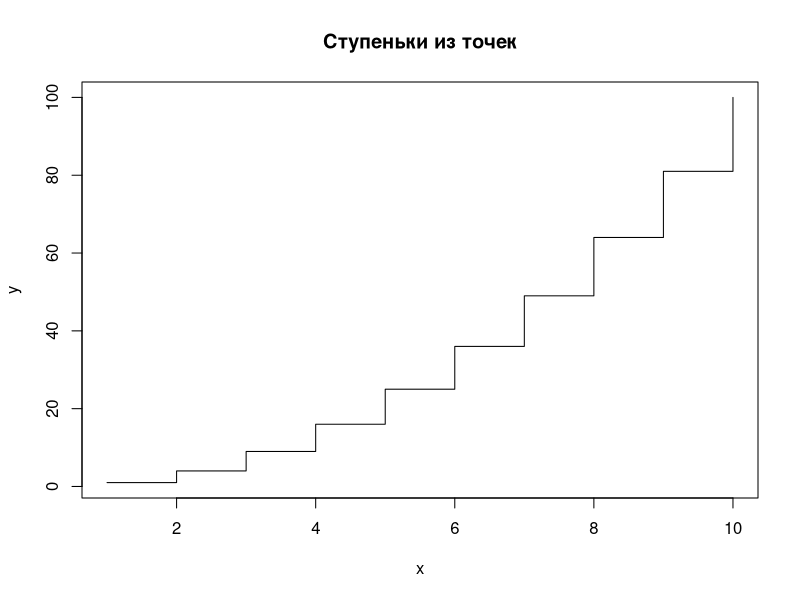
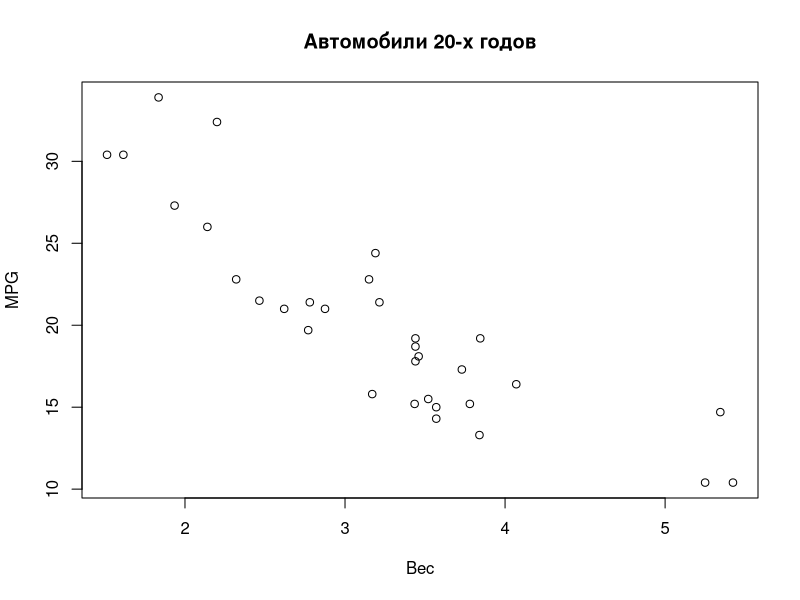
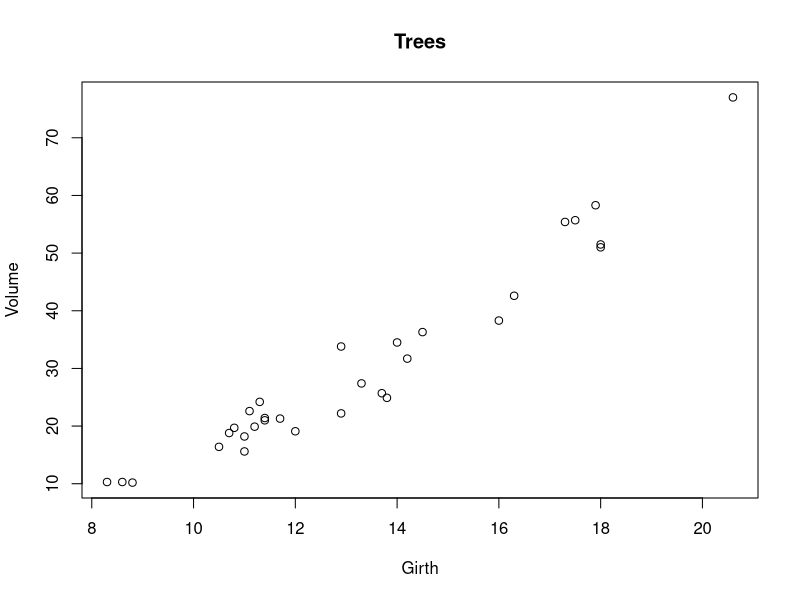
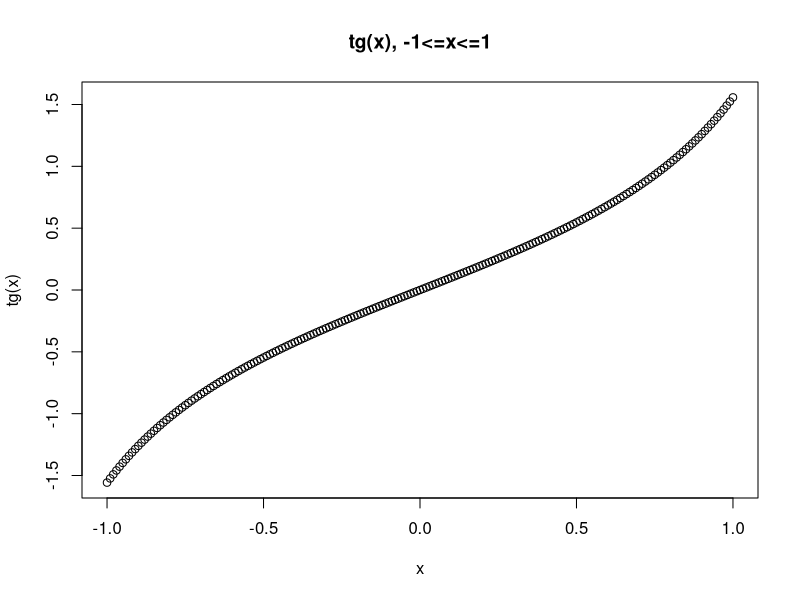
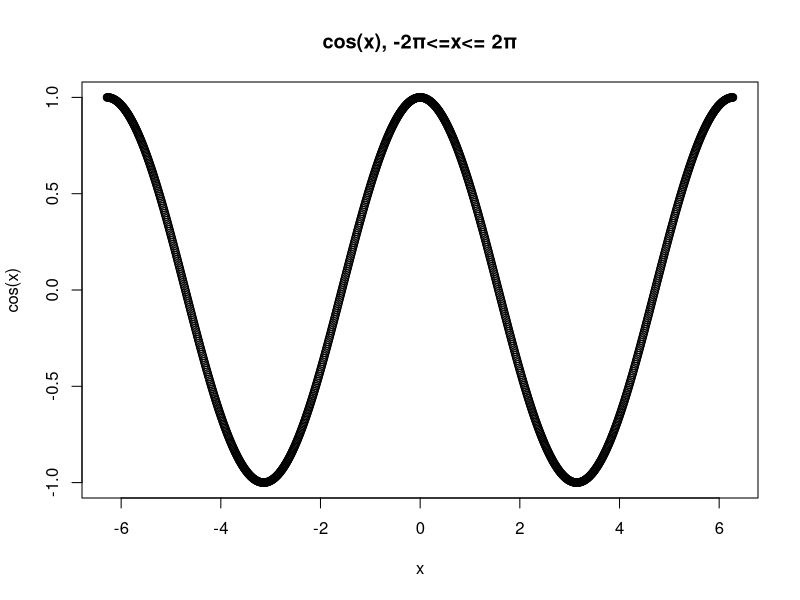
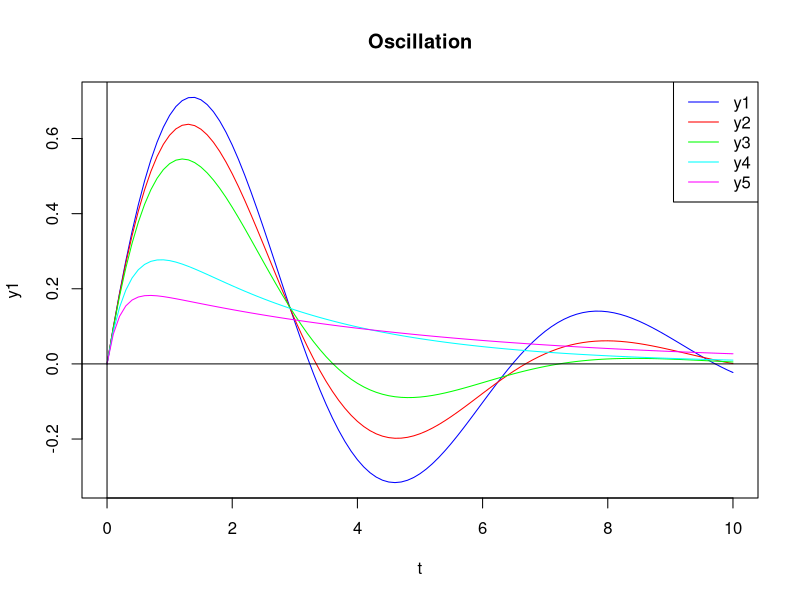
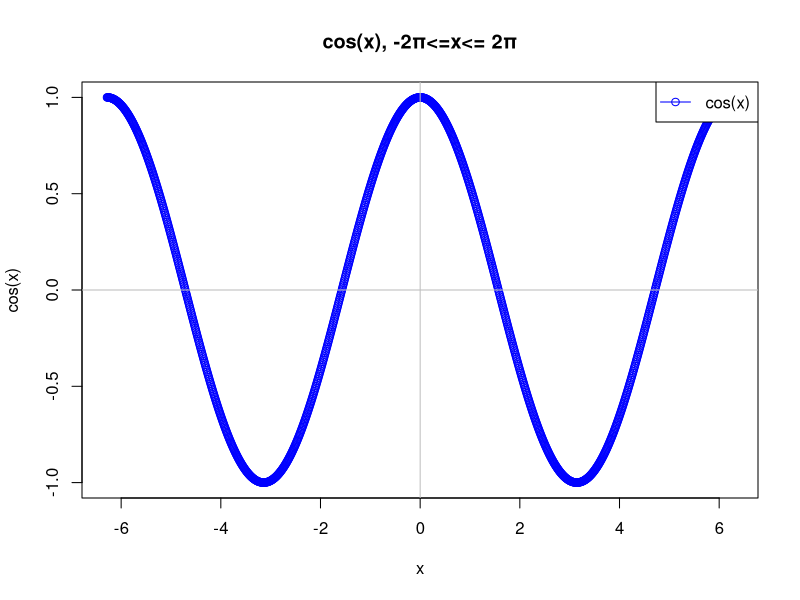

These charts were generated, in order, by the following R code:
if (!dir.exists("out")) dir.create("out")
sink("Дорошенко.out")

# Функция для сохранения текущего графика
save_plot <- function(plot_name) {
  dev.copy(png, filename = paste0("out/", plot_name, ".png"))
  dev.off()
}

# 1a. Ступеньки из точек
x <- 1:10
y <- x^2
plot(x, y, type = "s", main = "Ступеньки из точек")
save_plot("staircase")

# 1b. Автомобили 20-х годов
plot(mtcars$wt, mtcars$mpg, main = "Автомобили 20-х годов", xlab = "Вес", ylab = "MPG")
save_plot("cars_20s")

# 1c. Trees
plot(trees$Girth, trees$Volume, main = "Trees", xlab = "Girth", ylab = "Volume")
save_plot("trees")

# 1d. tg(x), -1<=x<=1
x <- seq(-1, 1, by = 0.01)
y <- tan(x)
plot(x, y, main = "tg(x), -1<=x<=1", xlab = "x", ylab = "tg(x)")
save_plot("tan")

# 1e. cos(x), -2π<=x<= 2π
x <- seq(-2*pi, 2*pi, by = 0.01)
y <- cos(x)
plot(x, y, main = "cos(x), -2π<=x<= 2π", xlab = "x", ylab = "cos(x)")
save_plot("cos")

# Загрузка данных и создание графика из файла "example of fine plot.txt"
t = seq(0, 10, by = 0.1) 
y1 = 1.03*exp(-0.25*t)*sin(0.97*t) 
y2 = 1.07*exp(-0.35*t)*sin(0.94*t) 
y3 = 1.15*exp(-0.5*t)*sin(0.87*t) 
y4 = 0.45*(exp(-0.38*t) - exp(-2.62*t)) 
y5 = 0.22*(exp(-0.21*t) - exp(-4.80*t)) 
plot(t, y1, type = "n", main = "Oscillation") 
colors = c("blue", "red", "green", "cyan", "magenta") 
lines(t, y1, col = colors[1]) 
lines(t, y2, col = colors[2]) 
lines(t, y3, col = colors[3]) 
lines(t, y4, col = colors[4]) 
lines(t, y5, col = colors[5]) 
legends = paste("y", 1:5, sep = "") # Вектор legends=("y1", "y2", "y3", "y4", "y5")
legend("topright", legends, lty = "solid", col = colors)  # Легенда перемещена в правый верхний угол
abline(h = 0) # Горизонтальная ось 
abline(v = 0) # Вертикальная ось
save_plot("fine_plot")

# 3. Изменить оформление графика cos(x), -2π<=x<= 2π
plot(x, y, type = "o", col = "blue", main = "cos(x), -2π<=x<= 2π", xlab = "x", ylab = "cos(x)")
abline(h = 0, v = 0, col = "grey")
legend("topright", legend = "cos(x)", col = "blue", lty = 1, pch = 1)
save_plot("cos_modified")

sink();





